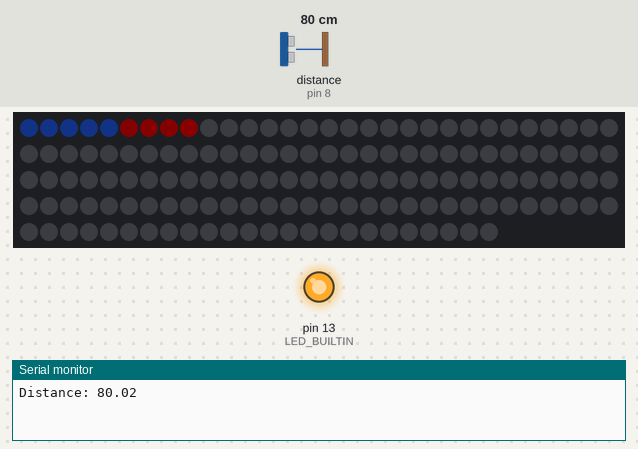
This sketch was run on a simulated Arduino Uno, built with avr-gcc and run on an emulated ATmega328P. Shown: 144 RGB LEDs in strip order, left to right, continuing on the next row, output pins drawn as LEDs (lit = HIGH), the last lines printed to the serial monitor. Wiring (inferred from the names in the program): ultrasonic range finder: trigger pin 7; echo pin 8. The inputs (shaded band) are chosen by the test bench; at power-on: distance to the obstacle (sensor on pin 8) 80 cm. The echo pulse lasts 58.3 µs per cm; dim RGB values are drawn brighter than linear; pins used as bus, display or sensor lines are not drawn.

Above: at 16.43 s.
17.1 s: distance to the obstacle (sensor on pin 8) set to 6 cm
32.4 s: distance to the obstacle (sensor on pin 8) set to 3 cm
At 39.8 s:
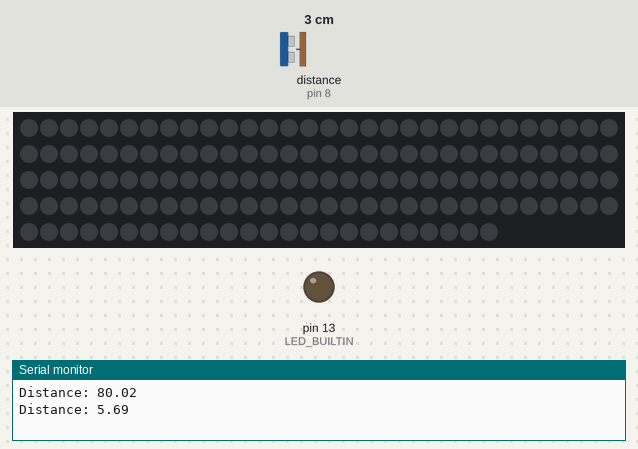
47.7 s: distance to the obstacle (sensor on pin 8) set to 9 cm
At 51.8 s:
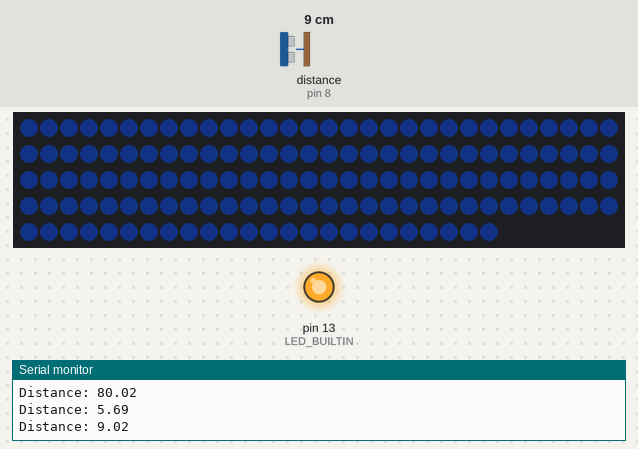
Timing chart, 0 to 69.0 s (numbered marks = the images above; inputs shaded):
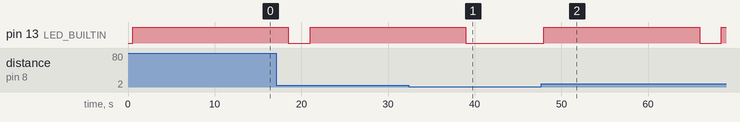

Measured:
- the behaviour switches between 5 and 4 cm on distance to the obstacle (sensor on pin 8) (found by bisection; images 0 and 1)
- after the input at 32.4 s, pin 13 (LED_BUILTIN): goes on until 39.0 s, then stays LOW
- after the input at 47.7 s, pin 13 (LED_BUILTIN): LOW → HIGH after 0.29 s, → LOW 18.0 s later, → HIGH 2.5 s later; the LEDs: first change after 0.30 s (image 2 shows a later state)

The sketch:

Motion_LEDs.ino
```cpp
/*
 * HC-SR04 example sketch
 *
 * https://create.arduino.cc/projecthub/Isaac100/getting-started-with-the-hc-sr04-ultrasonic-sensor-036380
 *
 * by Isaac100
 */
#include <Adafruit_NeoPixel.h>

#define PIN_NEO_PIXEL  4   // Arduino pin that connects to NeoPixel
#define NUM_PIXELS     144  // The number of LEDs (pixels) on NeoPixel
Adafruit_NeoPixel NeoPixel(NUM_PIXELS, PIN_NEO_PIXEL, NEO_GRB + NEO_KHZ800);

const int trigPin = 7;
const int echoPin = 8;
const int DELAY_INTERVAL = 6
;

float duration, distance;

void setup() {
// Neopixel setup
  NeoPixel.begin(); // INITIALIZE NeoPixel strip object (REQUIRED)
  NeoPixel.setBrightness(10);
  for (int pixel = 0; pixel < NUM_PIXELS; pixel++) { // for each pixel
    NeoPixel.setPixelColor(pixel, NeoPixel.Color(255, 255, 0)); // it only takes effect if pixels.show() is called
  }
  NeoPixel.show();   // send the updated pixel colors to the NeoPixel hardware.
  delay(500);
  NeoPixel.clear(); // set all pixel colors to 'off'. It only takes effect if pixels.show() is called
  NeoPixel.show();   // send the updated pixel colors to the NeoPixel hardware.


  pinMode(LED_BUILTIN, OUTPUT);

// Ultrasonic setup
  pinMode(trigPin, OUTPUT);
  pinMode(echoPin, INPUT);
  Serial.begin(9600);
}

void LightPixels(){
    NeoPixel.clear(); // set all pixel colors to 'off'. It only takes effect if pixels.show() is called
// turn pixels to red  one by one with delay between each pixel
  for (int pixel = 0; pixel < NUM_PIXELS; pixel++) { // for each pixel
    NeoPixel.setPixelColor(pixel, NeoPixel.Color(200, 0, 0));
    NeoPixel.setPixelColor(pixel+1, NeoPixel.Color(200, 0, 0));
    NeoPixel.setPixelColor(pixel+2, NeoPixel.Color(200, 0, 0));
    NeoPixel.setPixelColor(pixel+3, NeoPixel.Color(200, 0, 0));
    NeoPixel.show();   // send the updated pixel colors to the NeoPixel hardware.
    delay(DELAY_INTERVAL); // pause between each pixel
    NeoPixel.setPixelColor(pixel, NeoPixel.Color(25, 75, 200)); // it only takes effect if pixels.show() is called
    NeoPixel.show();   // send the updated pixel colors to the NeoPixel hardware.
    delay(DELAY_INTERVAL); // pause between each pixel
  }
  delay(10000); //15 seconds on

  for (int pixel =  NUM_PIXELS; pixel > 1; --pixel ) { // for each pixel
    NeoPixel.setPixelColor(pixel, NeoPixel.Color(255, 0, 0)); // it only takes effect if pixels.show() is called
    NeoPixel.setPixelColor(pixel-1, NeoPixel.Color(200, 0, 0));
    NeoPixel.setPixelColor(pixel-2, NeoPixel.Color(200, 0, 0));
    NeoPixel.setPixelColor(pixel-3, NeoPixel.Color(200, 0, 0));
    NeoPixel.show();   // send the updated pixel colors to the NeoPixel hardware.
    delay(DELAY_INTERVAL/2); // pause between each pixel
    NeoPixel.setPixelColor(pixel, NeoPixel.Color(0, 0, 0)); // it only takes effect if pixels.show() is called
    NeoPixel.show();   // send the updated pixel colors to the NeoPixel hardware.
    delay(DELAY_INTERVAL/2); // pause between each pixel
  }

  // turn off all pixels
  NeoPixel.clear();
  NeoPixel.show(); // send the updated pixel colors to the NeoPixel hardware.
  delay(2000);     // off time

}

void loop() {
  digitalWrite(trigPin, LOW);
  delayMicroseconds(2);
  digitalWrite(trigPin, HIGH);
  delayMicroseconds(10);
  digitalWrite(trigPin, LOW);

  duration = pulseIn(echoPin, HIGH);
  distance = (duration*.0343)/2;
  if ((distance > 5) && (distance < 140)) {
    digitalWrite(LED_BUILTIN, HIGH);  // turn the LED on (HIGH is the voltage level)
    Serial.print("Distance: ");
    Serial.println(distance);
  // Go to light display
    LightPixels();

    digitalWrite(LED_BUILTIN, LOW);   // turn the LED off by making the voltage LOW
    delay(2000);
  }

  delay(500);
}
```
